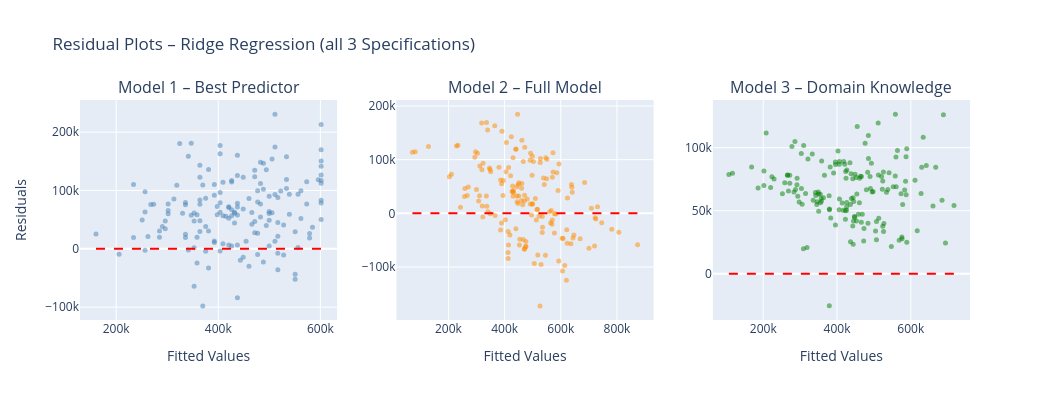

The code cell stored with this chart in its notebook:
### Code cell
# VIZ 4: Residual Plots – one per model specification (Ridge) 

yhat_r1 = ridge_m1.predict(X_te_m1)
yhat_r2 = ridge_m2.predict(X_te_m2)
yhat_r3 = ridge_m3.predict(X_te_m3)

res1 = y_test - yhat_r1
res2 = y_test - yhat_r2
res3 = y_test - yhat_r3

fig4 = make_subplots(rows=1, cols=3,
                     subplot_titles=['Model 1 – Best Predictor',
                                     'Model 2 – Full Model',
                                     'Model 3 – Domain Knowledge'])

for col_i, (yhat, res, color) in enumerate(
        [(yhat_r1, res1, 'steelblue'),
         (yhat_r2, res2, 'darkorange'),
         (yhat_r3, res3, 'green')], start=1):

    fig4.add_trace(go.Scatter(x=yhat, y=res, mode='markers',
                              marker=dict(color=color, opacity=0.5, size=5),
                              showlegend=False),
                   row=1, col=col_i)
    # Zero reference line
    fig4.add_trace(go.Scatter(x=[yhat.min(), yhat.max()], y=[0, 0],
                              mode='lines', line=dict(color='red', dash='dash'),
                              showlegend=False),
                   row=1, col=col_i)

fig4.update_xaxes(title_text='Fitted Values')
fig4.update_yaxes(title_text='Residuals', col=1)
fig4.update_layout(
    title='Residual Plots – Ridge Regression (all 3 Specifications)',
    height=400, width=1050, showlegend=False
)
fig4.show()

### Figure 1 — Plotly figure (JSON) as saved in the notebook; plotly's stock layout.template omitted (floating-point values rounded to 4 significant figures; data arrays with more than 128 entries replaced by an {"elided": "..."} marker saying what was removed)
{"data": [{"marker": {"color": "steelblue", "opacity": 0.5, "size": 5}, "mode": "markers", "showlegend": false, "type": "scatter", "x": {"elided": "160 float values"}, "xaxis": "x", "y": {"elided": "160 float values"}, "yaxis": "y"}, {"line": {"color": "red", "dash": "dash"}, "mode": "lines", "showlegend": false, "type": "scatter", "x": [160400.0, 601500.0], "xaxis": "x", "y": [0, 0], "yaxis": "y"}, {"marker": {"color": "darkorange", "opacity": 0.5, "size": 5}, "mode": "markers", "showlegend": false, "type": "scatter", "x": {"elided": "160 float values"}, "xaxis": "x2", "y": {"elided": "160 float values"}, "yaxis": "y2"}, {"line": {"color": "red", "dash": "dash"}, "mode": "lines", "showlegend": false, "type": "scatter", "x": [71830.0, 873400.0], "xaxis": "x2", "y": [0, 0], "yaxis": "y2"}, {"marker": {"color": "green", "opacity": 0.5, "size": 5}, "mode": "markers", "showlegend": false, "type": "scatter", "x": {"elided": "160 float values"}, "xaxis": "x3", "y": {"elided": "160 float values"}, "yaxis": "y3"}, {"line": {"color": "red", "dash": "dash"}, "mode": "lines", "showlegend": false, "type": "scatter", "x": [106900.0, 717100.0], "xaxis": "x3", "y": [0, 0], "yaxis": "y3"}], "layout": {"annotations": [{"font": {"size": 16}, "showarrow": false, "text": "Model 1 – Best Predictor", "x": 0.1444, "xanchor": "center", "xref": "paper", "y": 1, "yanchor": "bottom", "yref": "paper"}, {"font": {"size": 16}, "showarrow": false, "text": "Model 2 – Full Model", "x": 0.5, "xanchor": "center", "xref": "paper", "y": 1, "yanchor": "bottom", "yref": "paper"}, {"font": {"size": 16}, "showarrow": false, "text": "Model 3 – Domain Knowledge", "x": 0.8556, "xanchor": "center", "xref": "paper", "y": 1, "yanchor": "bottom", "yref": "paper"}], "height": 400, "showlegend": false, "title": {"text": "Residual Plots – Ridge Regression (all 3 Specifications)"}, "width": 1050, "xaxis": {"anchor": "y", "domain": [0, 0.2889], "title": {"text": "Fitted Values"}}, "xaxis2": {"anchor": "y2", "domain": [0.3556, 0.6444], "title": {"text": "Fitted Values"}}, "xaxis3": {"anchor": "y3", "domain": [0.7111, 1], "title": {"text": "Fitted Values"}}, "yaxis": {"anchor": "x", "domain": [0, 1], "title": {"text": "Residuals"}}, "yaxis2": {"anchor": "x2", "domain": [0, 1]}, "yaxis3": {"anchor": "x3", "domain": [0, 1]}}}
